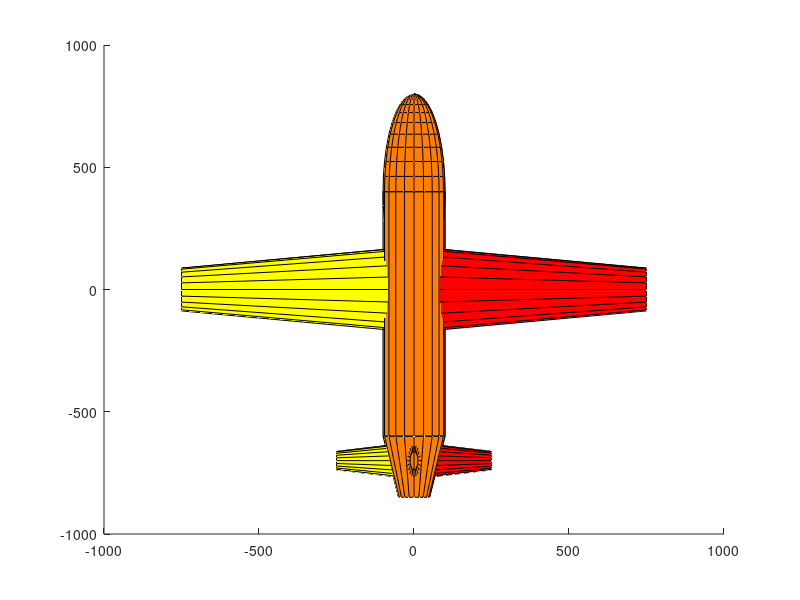

MATLAB code to generate this figure: (Note: this script raises an error after producing the figure.)
%% Modelo 3D %TBD Deixar relativo a medida de comprimento em vez do raio
%Raio
r = 100;

%Corpo
rc1 = r;
rc2 = rc1;
hc = 10*rc1;
[Xc,Yc,Zc] = cylinder([rc1 rc2]);
Zc = hc*Zc;

%Nariz
rn = rc1;
[Xn,Yn,Zn] = sphere();
Xn = rn*Xn;
Yn = rn*Yn;
Zn = rn*Zn;
Yn(1:10,:) = 0;

%Rabo
rb1 = rc1;
rb2 = 0.5*rb1;
hb = -2.5*rc1;
[Xb,Yb,Zb] = cylinder([rb1 rb2]);
Zb = hb*Zb;

%Asas
ra1 = rc1;
ra2 = 0.5*rc1;
ha = 7.5*rc1;
[Xa,Ya,Za] = cylinder([ra1 ra2]);
Za = ha*Za;

%Estabilizadores
re1 = rc1;
re2 = 0.5*rc1;
he = 2.5*rc1;
[Xe,Ye,Ze] = cylinder([re1 re2]);
Ze = he*Ze;

Co(1) = surface(  Xn       ,  Zn*4+hc*0.40      ,  Yn       ,  'Facecolor'  ,  [ 1  0.5  0]  );  %Nariz
Co(2) = surface(  Xc       ,  Zc-hc*0.60        ,  Yc       ,  'Facecolor'  ,  [ 1  0.5  0]  );  %Corpo
Co(3) = surface(  Za       ,  Xa*1.75           ,  Ya*0.5   ,  'Facecolor'  ,  [ 1  0  0]    );  %Asa Direita
Co(4) = surface(  -Za      ,  Xa*1.75           ,  Ya*0.5   ,  'Facecolor'  ,  [ 1  1  0]    );  %Asa Esquerda
Co(5) = surface(  Xb       ,  Zb-hc*0.60        ,  Yb       ,  'Facecolor'  ,  [ 1  0.5  0]  );  %Rabo
Co(6) = surface(  Ze       ,  (Xe*0.75)-hc*0.7  ,  Ye*0.25  ,  'Facecolor'  ,  [ 1  0  0]    );  %Estabilizador Direito
Co(7) = surface(  -Ze      ,  (Xe*0.75)-hc*0.7  ,  Ye*0.25  ,  'Facecolor'  ,  [ 1  1  0]    );  %Estabilizador Esquerdo
Co(8) = surface(  Ye*0.25  ,  (Xe*0.75)-hc*0.7  ,  Ze       ,  'Facecolor'  ,  [ 1  0.5  0]  );  %Estabilizador Vertical

com = hgtransform('Parent',ax);
set(Co,'Parent',com)
set(Co,'LineStyle','none')